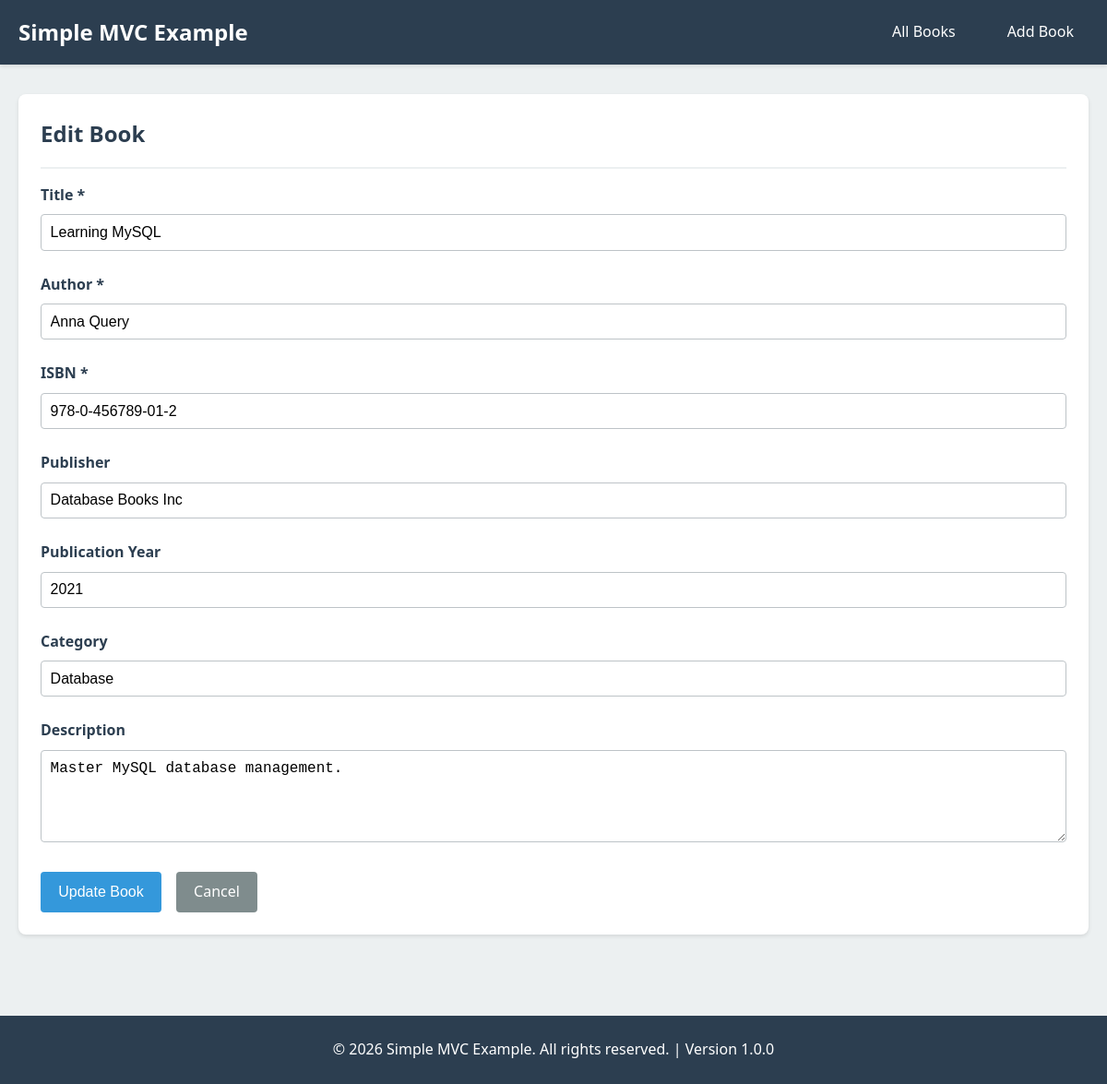
The page /public/book/edit/4 on the database its author committed.
### tables this page shows
CREATE TABLE IF NOT EXISTS books (
  id INT AUTO_INCREMENT PRIMARY KEY,
  title VARCHAR(255) NOT NULL,
  author VARCHAR(255) NOT NULL,
  isbn VARCHAR(20) NOT NULL,
  publisher VARCHAR(100),
  publication_year INT,
  category VARCHAR(50),
  description TEXT,
  created_at TIMESTAMP DEFAULT CURRENT_TIMESTAMP,
  updated_at TIMESTAMP DEFAULT CURRENT_TIMESTAMP ON UPDATE CURRENT_TIMESTAMP,
  INDEX idx_title (title),
  INDEX idx_author (author),
  INDEX idx_isbn (isbn)
);

### app/controllers/BookController.php (called while the page is built, shortened)
<?php
require_once '../app/core/Controller.php';
class BookController extends Controller
{
  public function edit($id)
  {
    $bookModel = $this->model('Book');
    $book = $bookModel->getBookById($id);
    $data = [
      'title' => 'Edit Book',
      'book' => $book
    ];
    $this->view('books/edit', $data);
  }
}

### app/core/Router.php (called while the page is built, shortened)
<?php
class Router
{
  protected $method = 'index';
  public function __construct()
  {
    $url = $this->getUrl();
    if (isset($url[0]) && file_exists('../app/controllers/' . ucfirst($url[0]) . 'Controller.php')) {
      unset($url[0]);
    }
    $this->controller = new $this->controller;
    if (isset($url[1]) && method_exists($this->controller, $url[1])) {
      $this->method = $url[1];
      unset($url[1]);
    }
    $this->params = $url ? array_values($url) : [];
    call_user_func_array([$this->controller, $this->method], $this->params);
  }
  protected function getUrl()
  {
    if (isset($_GET['url'])) {
      $url = rtrim($_GET['url'], '/');
      $url = filter_var($url, FILTER_SANITIZE_URL);
      $url = explode('/', $url);
      return $url;
    }
    return [];
  }
}

### public/index.php (called while the page is built, shortened)
<?php
require_once '../app/core/Database.php';
require_once '../app/core/Controller.php';
require_once '../app/core/Router.php';
$router = new Router();

### app/core/Database.php (called while the page is built, shortened)
<?php
class Database
{
  private static $instance = null;
  private $connection;
  private function __construct()
  {
    try {
      $this->connection = new PDO(
        "mysql:host=" . DB_HOST . ";dbname=" . DB_NAME . ";charset=utf8mb4",
        DB_USER,
        DB_PASS
      );
      $this->connection->setAttribute(PDO::ATTR_ERRMODE, PDO::ERRMODE_EXCEPTION);
      $this->connection->setAttribute(PDO::ATTR_DEFAULT_FETCH_MODE, PDO::FETCH_ASSOC);
    } catch (PDOException $e) {
      die("Database Connection Failed: " . $e->getMessage());
    }
  }
  public static function getInstance()
  {
    if (self::$instance === null) {
      self::$instance = new self();
    }
    return self::$instance;
  }
  public function getConnection()
  {
    return $this->connection;
  }
}

### app/models/Book.php (called while the page is built, shortened)
<?php
class Book
{
  private $db;
  public function __construct()
  {
    $this->db = Database::getInstance()->getConnection();
  }
  public function getBookById($id)
  {
    try {
      $query = "SELECT * FROM books WHERE id = :id";
      $stmt = $this->db->prepare($query);
      $stmt->bindParam(':id', $id, PDO::PARAM_INT);
      $stmt->execute();
      return $stmt->fetch();
    } catch (PDOException $e) {
      error_log("Error in getBookById: " . $e->getMessage());
      return false;
    }
  }
}

### app/views/books/edit.php (the view, shortened to what this page needs)
<?php
require_once '../app/views/layouts/header.php';
$old = $_SESSION['old'] ?? [];
?>
<div class="card">
  <div class="card-header">
    <h2>Edit Book</h2>
  </div>
  <form method="POST" action="<?= URL_ROOT ?>/book/update/<?= $book['id'] ?>" data-validate>
    <div class="form-group">
      <label for="title">Title *</label>
      <input type="text" id="title" name="title" class="form-control"
        value="<?= htmlspecialchars($old['title'] ?? $book['title']) ?>" required>
    </div>
    <div class="form-group">
      <label for="author">Author *</label>
      <input type="text" id="author" name="author" class="form-control"
        value="<?= htmlspecialchars($old['author'] ?? $book['author']) ?>" required>
    </div>
    <div class="form-group">
      <label for="isbn">ISBN *</label>
      <input type="text" id="isbn" name="isbn" class="form-control"
        value="<?= htmlspecialchars($old['isbn'] ?? $book['isbn']) ?>" required>
    </div>
    <div class="form-group">
      <label for="publisher">Publisher</label>
      <input type="text" id="publisher" name="publisher" class="form-control"
        value="<?= htmlspecialchars($old['publisher'] ?? $book['publisher']) ?>">
    </div>
    <div class="form-group">
      <label for="publication_year">Publication Year</label>
      <input type="number" id="publication_year" name="publication_year" class="form-control" min="1000"
        max="<?= date('Y') ?>" value="<?= htmlspecialchars($old['publication_year'] ?? $book['publication_year']) ?>">
    </div>
    <div class="form-group">
      <label for="category">Category</label>
      <input type="text" id="category" name="category" class="form-control"
        value="<?= htmlspecialchars($old['category'] ?? $book['category']) ?>">
    </div>
    <div class="form-group">
      <label for="description">Description</label>
      <textarea id="description" name="description"
        class="form-control"><?= htmlspecialchars($old['description'] ?? $book['description']) ?></textarea>
    </div>
    <div class="d-flex gap-1">
      <button type="submit" class="btn btn-primary">Update Book</button>
      <a href="<?= URL_ROOT ?>/book/show/<?= $book['id'] ?>" class="btn btn-secondary">Cancel</a>
    </div>
  </form>
</div>
<?php require_once '../app/views/layouts/footer.php'; ?>

### public/css/style.css (style rules this page uses)
* { margin: 0; padding: 0; box-sizing: border-box; }
:root { --primary-color: #2c3e50; --secondary-color: #3498db; --success-color: #27ae60; --danger-color: #e74c3c; --warning-color: #f39c12; --light-bg: #ecf0f1; --white: #ffffff; --text-dark: #2c3e50; --text-light: #7f8c8d; --border-color: #bdc3c7; --shadow: 0 2px 4px rgba(0, 0, 0, 0.1); }
body { font-family: 'Segoe UI', Tahoma, Geneva, Verdana, sans-serif; background-color: var(--light-bg); color: var(--text-dark); line-height: 1.6; }
.card { background: var(--white); border-radius: 8px; padding: 1.5rem; margin-bottom: 1.5rem; box-shadow: var(--shadow); }
.card-header { border-bottom: 2px solid var(--light-bg); padding-bottom: 1rem; margin-bottom: 1rem; }
.card-header h2 { color: var(--primary-color); }
.btn { display: inline-block; padding: 0.6rem 1.2rem; border: none; border-radius: 4px; cursor: pointer; text-decoration: none; font-size: 1rem; transition: all 0.3s; }
.btn-primary { background-color: var(--secondary-color); color: var(--white); }
.btn-secondary { background-color: var(--text-light); color: var(--white); }
.form-group { margin-bottom: 1.5rem; }
.form-group label { display: block; margin-bottom: 0.5rem; font-weight: 600; color: var(--text-dark); }
.form-control { width: 100%; padding: 0.6rem; border: 1px solid var(--border-color); border-radius: 4px; font-size: 1rem; }
textarea.form-control { min-height: 100px; resize: vertical; }
.d-flex { display: flex; }
.gap-1 { gap: 1rem; }

### rows shown on the page
books: title "Learning MySQL", author "Anna Query", isbn "978-0-456789-01-2", publisher "Database Books Inc", publication_year "2021", category "Database", description "Master MySQL database management."

### other values the page prints
APP_NAME "Simple MVC Example"
APP_VERSION "1.0.0"
